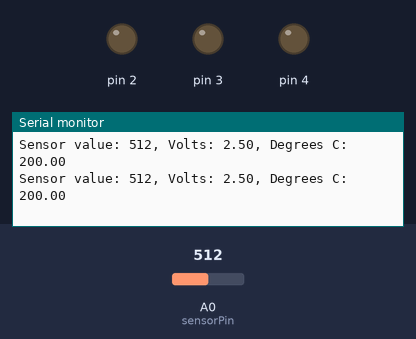
This sketch was run on a simulated Arduino Uno, built with avr-gcc and run on an emulated ATmega328P. Parts: output pins drawn as LEDs (lit = HIGH), the last lines printed to the serial monitor. The test bench sets the inputs (shaded band); at power-on: A0 (sensorPin) = 512.

Above: at 1.2 s.
1.3 s: A0 (sensorPin) set to 306
At 1.39 s:
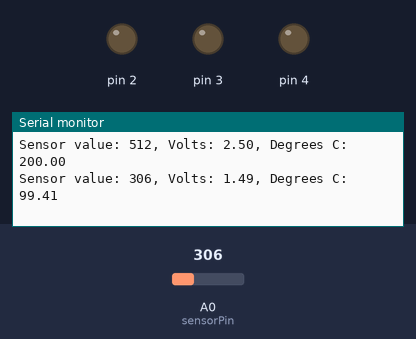
4.3 s: A0 (sensorPin) set to 325
At 4.3 s:
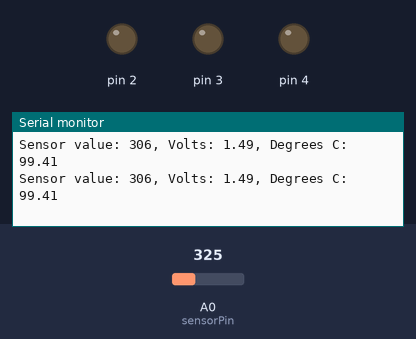
Timing chart, 0 to 7.3 s (numbered marks = the images above; inputs shaded):
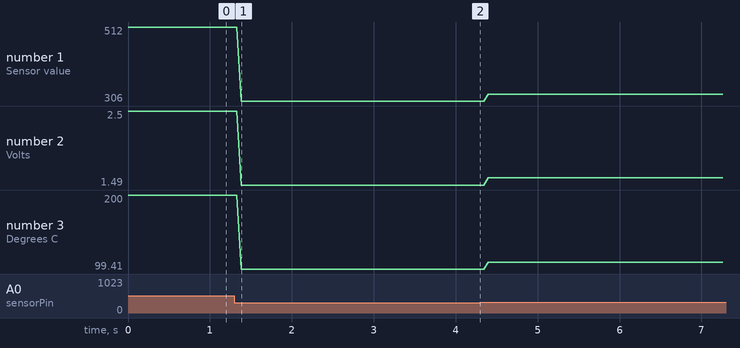

The sketch:

temperature_sensor.ino
```cpp
const int sensorPin = A0;
const float baselineTemp = 20.0;

void setup() {
  // put your setup code here, to run once:
  Serial.begin(9600);
  for (int pinNumber = 2; pinNumber < 5; pinNumber++){
    pinMode(pinNumber, OUTPUT);
    digitalWrite(pinNumber, LOW);
  }
}

void loop() {
  // put your main code here, to run repeatedly:
  int sensorVal = analogRead(sensorPin);
  float voltage = (sensorVal/1024.0) * 5.0;
  Serial.print("Sensor value: ");
  Serial.print(sensorVal);
  Serial.print(", Volts: ");
  Serial.print(voltage);
  Serial.print(", Degrees C: ");
  float temperature = (voltage - .5) * 100;
  Serial.println(temperature);
}
```

Measured:
- after the input at 1.3 s, the serial monitor: prints a new line after 0.08 s (image 1)
- plotted number 1: 512 → 306 after the input at 1.3 s, 306 → 325 after the input at 4.3 s
- plotted number 2: 2.5 → 1.49 after the input at 1.3 s, 1.49 → 1.59 after the input at 4.3 s
- plotted number 3: 200 → 99.41 after the input at 1.3 s, 99.41 → 108 after the input at 4.3 s
